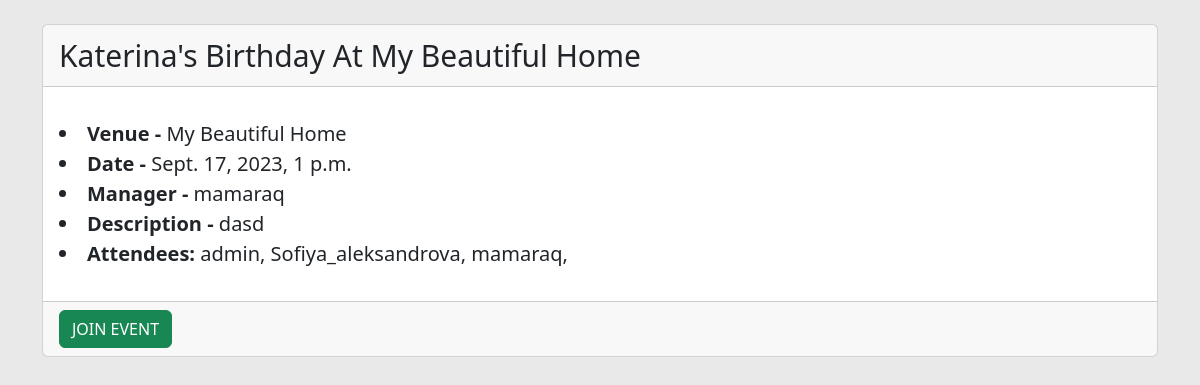
/show_event/18, run on an earlier commit of the app's database.
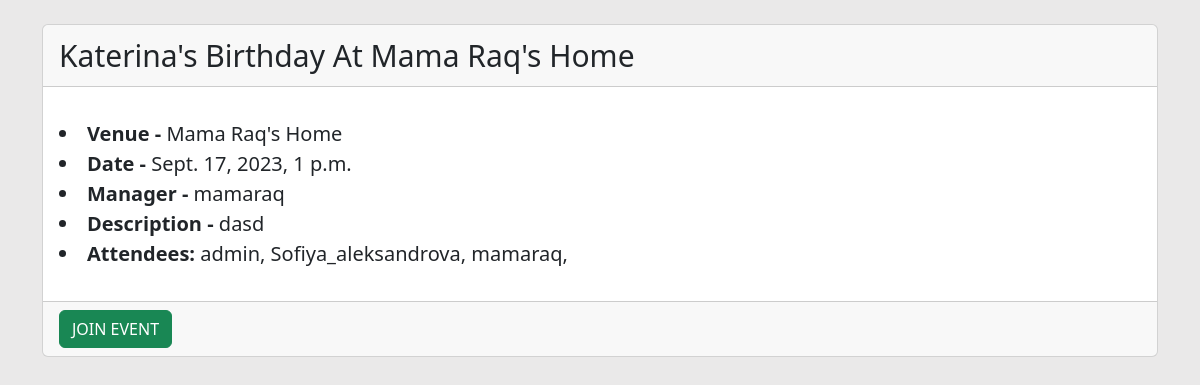
And on a later commit of the database.
### events/models.py (models this page shows)
class Event(models.Model):
    name = models.CharField('Event name', max_length=150)
    event_data = models.DateTimeField('Event Date')
    venue = models.ForeignKey(Venue, blank=True, null=True, on_delete=models.CASCADE)
    manager = models.ForeignKey(User, blank=True, null=True, on_delete=models.SET_NULL)
    description = models.TextField(blank=True)
    attendees = models.ManyToManyField(User, blank=True, related_name='event_attendees')
    def __str__(self):
        return self.name

class Venue(models.Model):
    name = models.CharField('Venue Name', max_length=150)
    address = models.CharField(max_length=300)
    zip_code = models.CharField('Zip Code', max_length=15)
    phone = models.CharField('Contact Phone', max_length=25, blank=True)
    web = models.URLField('Website Address', blank=True)
    email_address = models.EmailField('Email Address', blank=True)
    owner = models.IntegerField('Venue Owner', blank=False, default=1)
    def __str__(self):
        return self.name

### events/views.py (the view)
# urls.py: path('show_event/<event_id>', views.show_event, name="show-event"),
def show_event(request, event_id):
    event = Event.objects.get(pk=event_id)
    return render(request, 'events/show_event.html', {'event': event})

### events/templates/events/show_event.html (shortened to what this page needs)
{% extends 'events/base.html' %}
{% block content %}
<div class="card">
    <div class="card-header" style="font-size: 30px">
        {{ event }} At {{ event.venue }}
    </div>
    <div class="card-body">
        <p class="card-text">
            <li style="font-size: 20px"><strong>Venue - </strong>{{ event.venue }}</li>
            <li style="font-size: 20px"><strong>Date - </strong>{{ event.event_data }}</li>
            <li style="font-size: 20px"><strong>Manager - </strong>{{ event.manager }}</li>
            <li style="font-size: 20px"><strong>Description - </strong>{{ event.description }}</li>
            <li style="font-size: 20px"><strong>Attendees: </strong>
                {% for user in event.attendees.all %}
                {{ user }},
                {% endfor %}
            </li>
        </p>
    </div>
    <div class="card-footer text-body-secondary">
        {% if user in event.attendees.all%}
        <a href="{% url 'leave-event' event.id %}" class="btn btn-danger">Leave Event</a>
        {% else %}
        <a href="{% url 'join-event' event.id %}" class="btn btn-success">JOIN EVENT</a>
        {% endif %}
</div>
{% endblock %}

What changed in the data, as far as the page shows it:
changed Event "Katerina's Birthday": venue "My Beautiful Home" → "Mama Raq's Home"
